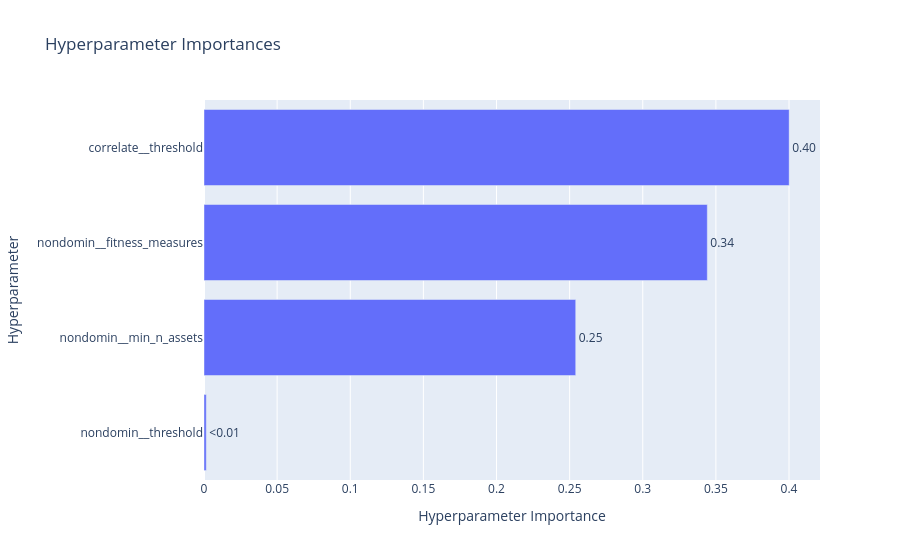

Write notebook code for a chart like this one.
### Code cell
optuna.visualization.plot_param_importances(study)

### Figure 1 — Plotly figure (JSON) as saved in the notebook; plotly's stock layout.template omitted (floating-point values rounded to 4 significant figures)
{"data": [{"cliponaxis": false, "hovertemplate": ["nondomin__threshold (FloatDistribution): 0.001550296745282413<extra></extra>", "nondomin__min_n_assets (IntDistribution): 0.25417576202144915<extra></extra>", "nondomin__fitness_measures (CategoricalDistribution): 0.3441397540671092<extra></extra>", "correlate__threshold (FloatDistribution): 0.4001341871661593<extra></extra>"], "name": "Objective Value", "orientation": "h", "text": ["<0.01", "0.25", "0.34", "0.40"], "textposition": "outside", "type": "bar", "x": [0.00155, 0.2542, 0.3441, 0.4001], "y": ["nondomin__threshold", "nondomin__min_n_assets", "nondomin__fitness_measures", "correlate__threshold"]}], "layout": {"title": {"text": "Hyperparameter Importances"}, "xaxis": {"title": {"text": "Hyperparameter Importance"}}, "yaxis": {"title": {"text": "Hyperparameter"}}}}
